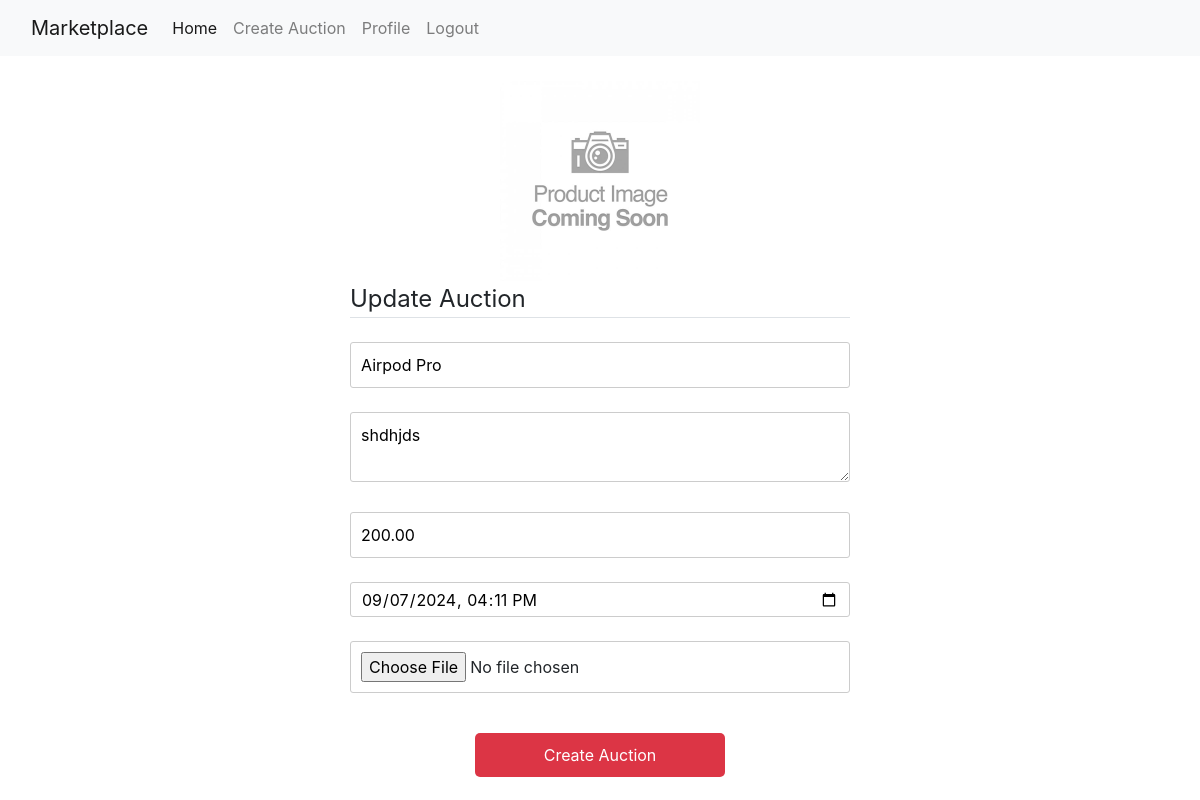
Page /auctions/2/update (signed in) on the committed database.
### auction_app/models.py (models this page shows, shortened)
class Auction(db.Model):
    __tablename__ = 'auctions'
    id = db.Column(db.Integer, primary_key=True)
    title = db.Column(db.String(100), nullable=False)
    description = db.Column(db.Text)
    image_file = db.Column(db.String(20), nullable=False, default='placeholder.jpg')
    initial_bid = db.Column(db.Float, nullable=False)
    date_posted = db.Column(db.DateTime, nullable=False, default=datetime.utcnow)
    end_date = db.Column(db.DateTime, nullable=False)
    user_id = db.Column(db.Integer, db.ForeignKey('users.id'), nullable=False)

### auction_app/auctions/routes.py (the view)
@auction_.route('/auctions/<int:auction_id>/update', methods=['GET', 'POST'])
@login_required
def update_auction(auction_id):
    auction = Auction.query.get_or_404(auction_id)
    if auction.bid != current_user:
        abort(403)
    form = CreateAuctionForm()
    if form.validate_on_submit():
        auction.title = form.title.data
        auction.description = form.description.data
        auction.initial_bid = form.initial_bid.data
        auction.end_date = form.end_date.data
        db.session.commit()
        flash('Auction has been updated!', 'success')
        return redirect(url_for('auctions.auction', auction_id=auction.id))
    elif request.method == 'GET':
        form.title.data = auction.title
        form.description.data = auction.description
        form.initial_bid.data = auction.initial_bid
        form.end_date.data = auction.end_date
    return render_template('create_auction.html', title='Update Auction', form=form, legend="Update Auction")

### auction_app/auctions/forms.py
class CreateAuctionForm(FlaskForm):
    title = StringField('Title', validators=[DataRequired(), Length(min=2, max=20)])
    item_image_file = FileField('Auction Image', validators=[FileAllowed(['jpg', 'png'])])
    description = TextAreaField('Description', validators=[DataRequired()])
    initial_bid = DecimalField('Initial Bid', validators=[DataRequired()])
    end_date = DateTimeLocalField('End Date')
    submit = SubmitField("Create Auction")

### auction_app/models.py (called while the page is built)
@login_manager.user_loader
def load_user(user_id):
    return User.query.get(int(user_id))

### auction_app/templates/create_auction.html (shortened to what this page needs)
{% extends 'base.html' %}
{% block content %}
  <form action="" class="form" method="POST" enctype="multipart/form-data">
    <img class="auction__create__img" src="{{ url_for('static', filename='item_pics/placeholder.jpg') }}" alt="Auction Image" class="img-thumbnail">
    <fieldset class="form-group">
      <legend class="border-bottom mb-4">{{ legend }}</legend>
      <div class="form-group">
        {% if form.title.errors %}
        {{ form.title(class='input-field mb-2 is-invalid', placeholder='John@example.com')}}
        <div class="invalid-feedback">
          {% for error in form.title.errors %}
          <span class="input-field-error">{{error}}</span>
          {% endfor %}
        </div>
        {% else %}
        {{ form.title(class='input-field mb-2', placeholder="Title")}}
        {% endif %}
      </div>
      <div class="form-group">
        {% if form.description.errors %}
        {{ form.description(class='input-field mb-2 is-invalid', placeholder='Description')}}
        <div class="invalid-feedback">
          {% for error in form.description.errors %}
          <span class="input-field-error">{{error}}</span>
          {% endfor %}
        </div>
        {% else %}
        {{ form.description(class='input-field mb-2', placeholder="Description")}}
        {% endif %}
      </div>
      <div class="form-group">
        {% if form.initial_bid.errors %}
        {{ form.initial_bid(class='input-field mb-2 is-invalid', placeholder='Initial Bid')}}
        <div class="invalid-feedback">
          {% for error in form.initial_bid.errors %}
          <span class="input-field-error">{{error}}</span>
          {% endfor %}
        </div>
        {% else %}
        {{ form.initial_bid(class='input-field mb-2', placeholder="Initial Bid")}}
        {% endif %}
      </div>
      <div class="form-group">
        {% if form.end_date.errors %}
        {{ form.end_date(class='input-field mb-2 is-invalid', placeholder='End Date')}}
        <div class="invalid-feedback">
          {% for error in form.end_date.errors %}
          <span class="input-field-error">{{error}}</span>
          {% endfor %}
        </div>
        {% else %}
        {{ form.end_date(class='input-field mb-2', placeholder="End Date")}}
        {% endif %}
      </div>
      <div class="form-group">
        {{ form.item_image_file(class='input-field mb-2 is-invalid')}}
    </div>
    </fieldset>
    <div class="form-group">
      {{ form.submit(class="button") }}
    </div>
  </form>
{% endblock %}

### auction_app/static/css/styles.css (style rules this page uses)
body { font-family: 'Poppins', sans-serif; margin: 0; padding: 0; }
.form { width: 500px; margin: 0 auto; margin-top: 25px; }
.input-field, textarea { width: 100%; padding: 10px; margin-bottom: 10px; border: 1px solid #ccc; border-radius: 3px; outline: #ddd; }
#end_date { height: 35px; }
.auction__create__img { width: 100%; height: 200px; object-fit: contain; }
.button, .update_btn { display: block; padding: 10px; width: 100%; color: #fff; border: none; border-radius: 5px; cursor: pointer; margin-top: 10px !important; border-radius: 5px !important; background-color: #dc3545; }
.button { display: block; padding: 10px; width: 100%; color: #fff; border: none; border-radius: 5px; cursor: pointer; width: 250px; text-decoration: none; margin: 0 auto; border-radius: 5px; background-color: #dc3545; }
img { max-width: 100%; max-height: 100%; overflow: hidden; object-fit: cover; }

### rows in the picture
Auction: title "Airpod Pro", description "shdhjds", initial_bid "200.00", end_date "09/07/2024 16:11"

### other values in the picture
{{ legend }} "Update Auction"
